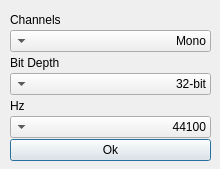
<?xml version="1.0" encoding="UTF-8"?>
<ui version="4.0">
 <class>Dialog</class>
 <widget class="QDialog" name="Dialog">
  <property name="geometry">
   <rect>
    <x>0</x>
    <y>0</y>
    <width>220</width>
    <height>169</height>
   </rect>
  </property>
  <property name="windowTitle">
   <string>Audio Settings</string>
  </property>
  <widget class="QWidget" name="verticalLayoutWidget">
   <property name="geometry">
    <rect>
     <x>10</x>
     <y>10</y>
     <width>201</width>
     <height>151</height>
    </rect>
   </property>
   <layout class="QVBoxLayout" name="verticalLayout">
    <property name="spacing">
     <number>1</number>
    </property>
    <item>
     <widget class="QLabel" name="label">
      <property name="text">
       <string>Channels</string>
      </property>
     </widget>
    </item>
    <item>
     <widget class="QComboBox" name="comboBox_2">
      <property name="layoutDirection">
       <enum>Qt::RightToLeft</enum>
      </property>
      <item>
       <property name="text">
        <string>Mono</string>
       </property>
      </item>
      <item>
       <property name="text">
        <string>Stereo</string>
       </property>
      </item>
     </widget>
    </item>
    <item>
     <widget class="QLabel" name="label_2">
      <property name="text">
       <string>Bit Depth</string>
      </property>
     </widget>
    </item>
    <item>
     <widget class="QComboBox" name="comboBox_3">
      <property name="layoutDirection">
       <enum>Qt::RightToLeft</enum>
      </property>
      <property name="currentIndex">
       <number>2</number>
      </property>
      <item>
       <property name="text">
        <string>16-bit</string>
       </property>
      </item>
      <item>
       <property name="text">
        <string>24-bit</string>
       </property>
      </item>
      <item>
       <property name="text">
        <string>32-bit</string>
       </property>
      </item>
     </widget>
    </item>
    <item>
     <widget class="QLabel" name="label_3">
      <property name="text">
       <string>Hz</string>
      </property>
     </widget>
    </item>
    <item>
     <widget class="QComboBox" name="comboBox">
      <property name="layoutDirection">
       <enum>Qt::RightToLeft</enum>
      </property>
      <property name="currentIndex">
       <number>5</number>
      </property>
      <item>
       <property name="text">
        <string>8000</string>
       </property>
      </item>
      <item>
       <property name="text">
        <string>11025</string>
       </property>
      </item>
      <item>
       <property name="text">
        <string>16000</string>
       </property>
      </item>
      <item>
       <property name="text">
        <string>22050</string>
       </property>
      </item>
      <item>
       <property name="text">
        <string>32000</string>
       </property>
      </item>
      <item>
       <property name="text">
        <string>44100</string>
       </property>
      </item>
      <item>
       <property name="text">
        <string>48000</string>
       </property>
      </item>
      <item>
       <property name="text">
        <string>88200</string>
       </property>
      </item>
      <item>
       <property name="text">
        <string>96000</string>
       </property>
      </item>
      <item>
       <property name="text">
        <string>176400</string>
       </property>
      </item>
      <item>
       <property name="text">
        <string>192000</string>
       </property>
      </item>
      <item>
       <property name="text">
        <string>352800</string>
       </property>
      </item>
      <item>
       <property name="text">
        <string>384000</string>
       </property>
      </item>
     </widget>
    </item>
    <item>
     <widget class="QPushButton" name="pushButton">
      <property name="text">
       <string>Ok</string>
      </property>
     </widget>
    </item>
   </layout>
  </widget>
 </widget>
 <tabstops>
  <tabstop>comboBox_2</tabstop>
  <tabstop>comboBox_3</tabstop>
  <tabstop>comboBox</tabstop>
  <tabstop>pushButton</tabstop>
 </tabstops>
 <resources/>
 <connections/>
</ui>
